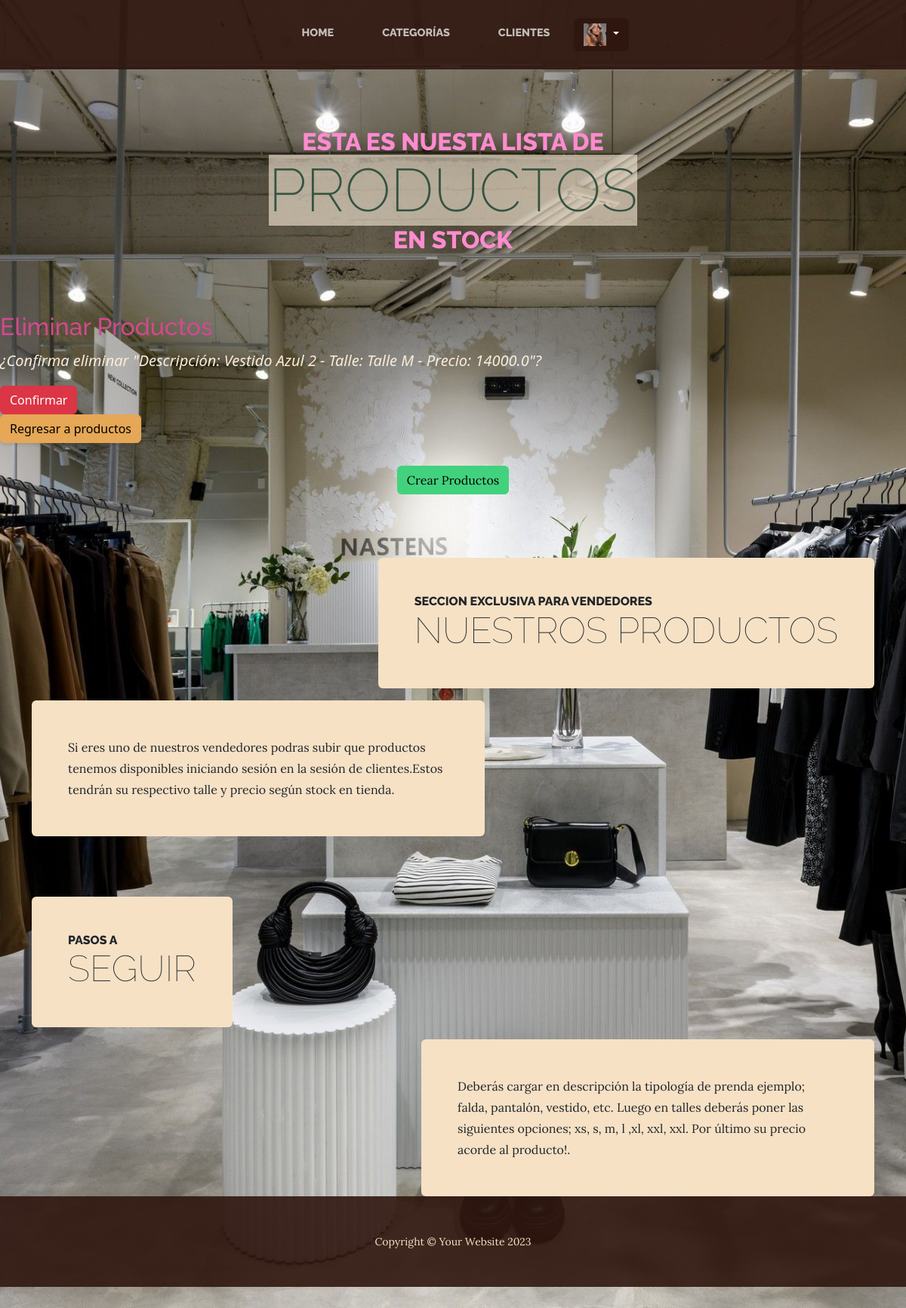
The app's page /eliminarproducto/5/ (signed in) with its own data.
### apps/clientes/models.py (models this page shows, shortened)
class CustomUser(AbstractUser):
    first_name = models.CharField(max_length=30, verbose_name=_('First name'))
    last_name = models.CharField(max_length=30, verbose_name=_('Last name'))
    email = models.EmailField(unique=True, verbose_name=_('Email'))
    is_active = models.BooleanField(default=True, verbose_name=_('Active'))
    date_joined = models.DateTimeField(auto_now_add=True, verbose_name=_('Date joined'))
    custom_groups = models.ManyToManyField(Group, related_name='custom_users', blank=True, verbose_name=_('groups'))
    custom_user_permissions = models.ManyToManyField(Permission, related_name='custom_users', blank=True, verbose_name=_('user permissions'))

class Avatar(models.Model):
    user = models.OneToOneField(get_user_model(), on_delete=models.CASCADE)
    imagen = models.ImageField(
    upload_to='avatares', null=True, blank=True, default="/default.jpeg")

### apps/productos/models.py (models this page shows)
class Producto(models.Model):
    descripcion = models.CharField(max_length=50)
    talle = models.CharField(max_length=50, default="")
    precio = models.FloatField()
    imagen = models.ImageField(upload_to='productos/', blank=True, null=True)  # Agrega este campo
    def __str__(self):
        return f"Descripción: {self.descripcion} - Talle: {self.talle} - Precio: {self.precio}"

### apps/productos/views.py (the view)
# urls.py: path('eliminarproducto/<int:pk>/', ProductoDelete.as_view(),
@method_decorator(login_required(login_url=reverse_lazy('clientes:usuarios-login')), name='dispatch')
class ProductoDelete(DeleteView):
    model = Producto
    template_name = "productos/eliminarproducto.html"
    success_url = reverse_lazy("productos")

### apps/productos/templates/productos/eliminarproducto.html (shortened to what this page needs)
{% extends 'productos/products.html' %}
{% block INDEX_TITULO %}
<h2 class="titulo__eliminar">Eliminar Productos</h2>
{% endblock INDEX_TITULO %}
{% block INDEX_CONTENIDO %}
<section class="eliminar__producto">
    <p class="fs-5 fst-italic">¿Confirma eliminar "{{ object }}"?</p>
        <form method="post">
            <button type="submit" class="btn btn-danger">Confirmar</button>
        </form>
        <a href="{% url 'productos' %}" class="btn btn-primary">
            Regresar a productos
        </a>
</section>
{% endblock INDEX_CONTENIDO %}

### apps/TIENDA/templates/TIENDA/navegacion.html (shortened to what this page needs)
<nav class="navbar navbar-expand-lg navbar-dark py-lg-4" id="mainNav">
    <div class="container">
        <div class="collapse navbar-collapse" id="navbarSupportedContent">
            <ul class="navbar-nav mx-auto">
                <li class="nav-item px-lg-4"><a class="nav-link text-uppercase" href="{% url 'inicioTienda' %}">Home</a></li>
                <li class="nav-item px-lg-4"><a class="nav-link text-uppercase" href="{% url 'categorias' %}">Categorías</a></li>
                <li class="nav-item px-lg-4"><a class="nav-link text-uppercase" href="{% url 'clientes' %}">Clientes</a></li>
                {% if request.user.is_authenticated %}
                <div class="dropdown">
                    <a class="btn btn-secondary dropdown-toggle" href="{% url 'clientes' %}" role="button" id="dropdownMenuLink" data-bs-toggle="dropdown" aria-expanded="false">
                        {%if request.user.avatar %}
                            <img style="width: 30px; height: 30px;" src="{{ request.user.avatar.imagen.url }}" alt="Avatar del usuario" class="user-avatar">
                        {% endif %}
                    </a>
                </div>
                {% endif %}
            </ul>
        </div>
    </div>
</nav>

### apps/TIENDA/static/TIENDA/css/stylesPropios.css (style rules this page uses)
body { background-image: url("../assets/img/fondo2.jpeg"); }
.eliminar__producto { color: antiquewhite; font-family: system-ui, -apple-system, BlinkMacSystemFont, 'Segoe UI', Roboto, Oxygen, Ubuntu, Cantarell, 'Open Sans', 'Helvetica Neue', sans-serif; }
.titulo__eliminar { color: rgb(211, 73, 144); }

### records on screen
CustomUser: user.avatar.imagen (picture)
Producto: descripcion+talle+precio "Descripción: Vestido Azul 2 - Talle: Talle M - Precio: 14000.0"
